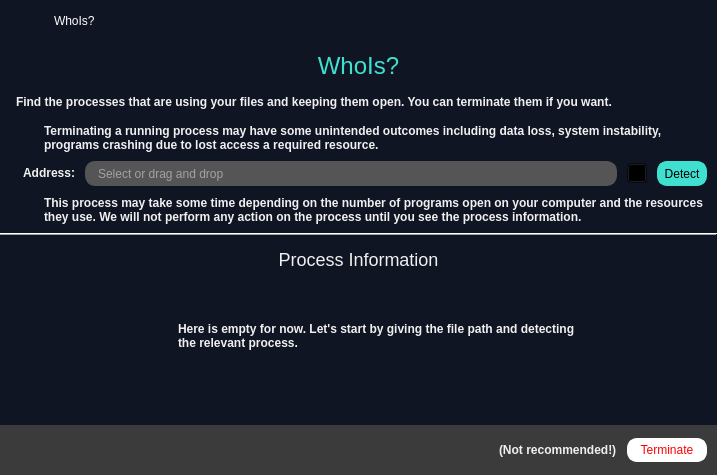
<?xml version="1.0" encoding="UTF-8"?>
<ui version="4.0">
 <class>MainWindow</class>
 <widget class="QMainWindow" name="MainWindow">
  <property name="geometry">
   <rect>
    <x>0</x>
    <y>0</y>
    <width>717</width>
    <height>475</height>
   </rect>
  </property>
  <property name="minimumSize">
   <size>
    <width>698</width>
    <height>475</height>
   </size>
  </property>
  <property name="windowTitle">
   <string>WhoIs?</string>
  </property>
  <property name="styleSheet">
   <string notr="true">QPushButton{
	background-color:transparent;
}

#btn_detect{
	background-color:#40E0D0;
	border:2px solid #40E0D0;
	border-radius:10px;
}

#btn_detect:hover{
	border:2px solid #2BA699;
}

#btn_detect:pressed{
	color:#555555;
}

QLabel{
	color:#F0F0F0;
	font:bold;
}

QLineEdit{
	background-color:#555555;
	border:1px solid #555555;
	border-radius:10px;
	padding-left:10px;
	color:#F0F0F0;
}

QCheckBox{
	color:#F0F0F0;
}

QCheckBox::indicator:checked{
	image:url(&quot;:/yeniÖnek/fifsot_icons/checked_square.png&quot;);
	width:16px;
	height:16px;
}

QCheckBox::indicator:unchecked{
	image:url(&quot;:/yeniÖnek/fifsot_icons/square.png&quot;);
	width:16px;
	height:16px;
}

#whoIs_header{
	color:#40E0D0;
	font:24px;
	padding:0px;
}

#process_info_header{
	font:18px;
	padding:0px;
}

#btn_terminate{
	background-color:#FFFFFF;
	border:2px solid #FFFFFF;
	border-radius:10px;
	color:#FF0000;
}

#btn_terminate:hover{
	background-color:#FF0000;
	border:2px solid #FF0000;
	color:#FFFFFF;
}

#btn_terminate:pressed{
	border:2px solid #3B3B3B;
}

#widget_btn_container{
	background-color:#3B3B3B;
}</string>
  </property>
  <widget class="QWidget" name="centralwidget">
   <property name="styleSheet">
    <string notr="true">#centralwidget{
	background-color:#101524;
}</string>
   </property>
   <layout class="QVBoxLayout" name="verticalLayout_5">
    <property name="leftMargin">
     <number>0</number>
    </property>
    <property name="topMargin">
     <number>0</number>
    </property>
    <property name="rightMargin">
     <number>0</number>
    </property>
    <property name="bottomMargin">
     <number>0</number>
    </property>
    <item>
     <widget class="QWidget" name="widget_frame" native="true">
      <property name="minimumSize">
       <size>
        <width>0</width>
        <height>42</height>
       </size>
      </property>
      <property name="maximumSize">
       <size>
        <width>16777215</width>
        <height>42</height>
       </size>
      </property>
      <property name="styleSheet">
       <string notr="true">QWidget[objectName=&quot;widget_frame&quot;]{
	background-color:#3B3B3B;
}

QPushButton{
	background-color:none;
	border-radius:0px;
}

QLabel{
	background-color:none;
	color:#FFFFFF;
}

#lbl_titlebar_text{
	font:12px;
}

#btn_close_window{
	icon:url(&quot;:/yeniÖnek/fifsot_icons/close_1_white.png&quot;);
}

#btn_close_window:hover{
	icon:url(&quot;:/yeniÖnek/fifsot_icons/close_1_red.png&quot;);
}

#btn_close_window:pressed{
	icon:url(&quot;:/yeniÖnek/fifsot_icons/close_1_white.png&quot;);
}</string>
      </property>
      <layout class="QHBoxLayout" name="horizontalLayout_7">
       <item>
        <widget class="QLabel" name="lbl_titlebar_icon">
         <property name="minimumSize">
          <size>
           <width>24</width>
           <height>24</height>
          </size>
         </property>
         <property name="maximumSize">
          <size>
           <width>24</width>
           <height>24</height>
          </size>
         </property>
         <property name="text">
          <string/>
         </property>
         <property name="pixmap">
          <pixmap resource="../deneme.qrc">:/yeniÖnek/fifsot_icons/F_Icon_1.png</pixmap>
         </property>
         <property name="scaledContents">
          <bool>true</bool>
         </property>
        </widget>
       </item>
       <item>
        <spacer name="horizontalSpacer_5">
         <property name="orientation">
          <enum>Qt::Horizontal</enum>
         </property>
         <property name="sizeType">
          <enum>QSizePolicy::Fixed</enum>
         </property>
         <property name="sizeHint" stdset="0">
          <size>
           <width>15</width>
           <height>20</height>
          </size>
         </property>
        </spacer>
       </item>
       <item>
        <widget class="QLabel" name="lbl_titlebar_text">
         <property name="minimumSize">
          <size>
           <width>0</width>
           <height>24</height>
          </size>
         </property>
         <property name="maximumSize">
          <size>
           <width>16777215</width>
           <height>24</height>
          </size>
         </property>
         <property name="text">
          <string>WhoIs?</string>
         </property>
        </widget>
       </item>
       <item>
        <spacer name="horizontalSpacer_2">
         <property name="orientation">
          <enum>Qt::Horizontal</enum>
         </property>
         <property name="sizeHint" stdset="0">
          <size>
           <width>330</width>
           <height>20</height>
          </size>
         </property>
        </spacer>
       </item>
       <item>
        <widget class="QPushButton" name="btn_close_window">
         <property name="minimumSize">
          <size>
           <width>24</width>
           <height>24</height>
          </size>
         </property>
         <property name="maximumSize">
          <size>
           <width>24</width>
           <height>24</height>
          </size>
         </property>
         <property name="text">
          <string/>
         </property>
        </widget>
       </item>
      </layout>
     </widget>
    </item>
    <item>
     <widget class="QLabel" name="whoIs_header">
      <property name="minimumSize">
       <size>
        <width>590</width>
        <height>35</height>
       </size>
      </property>
      <property name="maximumSize">
       <size>
        <width>16777215</width>
        <height>35</height>
       </size>
      </property>
      <property name="font">
       <font>
        <pointsize>-1</pointsize>
        <weight>50</weight>
        <italic>false</italic>
        <bold>false</bold>
       </font>
      </property>
      <property name="text">
       <string>WhoIs?</string>
      </property>
      <property name="alignment">
       <set>Qt::AlignCenter</set>
      </property>
     </widget>
    </item>
    <item>
     <widget class="QLabel" name="whoIs_text">
      <property name="minimumSize">
       <size>
        <width>590</width>
        <height>25</height>
       </size>
      </property>
      <property name="maximumSize">
       <size>
        <width>16777215</width>
        <height>25</height>
       </size>
      </property>
      <property name="text">
       <string>Find the processes that are using your files and keeping them open. You can terminate them if you want.</string>
      </property>
      <property name="indent">
       <number>16</number>
      </property>
     </widget>
    </item>
    <item>
     <layout class="QHBoxLayout" name="horizontalLayout_10">
      <property name="spacing">
       <number>10</number>
      </property>
      <property name="leftMargin">
       <number>10</number>
      </property>
      <property name="rightMargin">
       <number>10</number>
      </property>
      <item>
       <widget class="QLabel" name="whoIs_disclaimer_icon">
        <property name="minimumSize">
         <size>
          <width>24</width>
          <height>24</height>
         </size>
        </property>
        <property name="maximumSize">
         <size>
          <width>24</width>
          <height>24</height>
         </size>
        </property>
        <property name="text">
         <string/>
        </property>
        <property name="pixmap">
         <pixmap resource="../deneme.qrc">:/yeniÖnek/fifsot_icons/disclaimer_red.png</pixmap>
        </property>
        <property name="scaledContents">
         <bool>true</bool>
        </property>
       </widget>
      </item>
      <item>
       <widget class="QLabel" name="whoIs_disclaimer_text">
        <property name="minimumSize">
         <size>
          <width>550</width>
          <height>35</height>
         </size>
        </property>
        <property name="maximumSize">
         <size>
          <width>16777215</width>
          <height>35</height>
         </size>
        </property>
        <property name="text">
         <string>Terminating a running process may have some unintended outcomes including data loss, system instability, programs crashing due to lost access a required resource.</string>
        </property>
        <property name="wordWrap">
         <bool>true</bool>
        </property>
       </widget>
      </item>
     </layout>
    </item>
    <item>
     <layout class="QHBoxLayout" name="horizontalLayout_2">
      <property name="spacing">
       <number>10</number>
      </property>
      <property name="rightMargin">
       <number>10</number>
      </property>
      <item>
       <layout class="QHBoxLayout" name="horizontalLayout">
        <item>
         <widget class="QLabel" name="lbl_address">
          <property name="minimumSize">
           <size>
            <width>75</width>
            <height>20</height>
           </size>
          </property>
          <property name="maximumSize">
           <size>
            <width>75</width>
            <height>20</height>
           </size>
          </property>
          <property name="text">
           <string>Address:</string>
          </property>
          <property name="alignment">
           <set>Qt::AlignRight|Qt::AlignTrailing|Qt::AlignVCenter</set>
          </property>
         </widget>
        </item>
        <item>
         <widget class="CustomLineEdit" name="lineEdit_address">
          <property name="minimumSize">
           <size>
            <width>430</width>
            <height>25</height>
           </size>
          </property>
          <property name="maximumSize">
           <size>
            <width>16777215</width>
            <height>25</height>
           </size>
          </property>
          <property name="placeholderText">
           <string>Select or drag and drop</string>
          </property>
          <property name="clearButtonEnabled">
           <bool>true</bool>
          </property>
         </widget>
        </item>
        <item>
         <widget class="QPushButton" name="btn_openDialog_address">
          <property name="minimumSize">
           <size>
            <width>20</width>
            <height>20</height>
           </size>
          </property>
          <property name="maximumSize">
           <size>
            <width>20</width>
            <height>20</height>
           </size>
          </property>
          <property name="text">
           <string/>
          </property>
          <property name="icon">
           <iconset resource="../deneme.qrc">
            <normaloff>:/yeniÖnek/fifsot_icons/open_file_dialog.png</normaloff>:/yeniÖnek/fifsot_icons/open_file_dialog.png</iconset>
          </property>
          <property name="iconSize">
           <size>
            <width>20</width>
            <height>20</height>
           </size>
          </property>
         </widget>
        </item>
       </layout>
      </item>
      <item>
       <widget class="QPushButton" name="btn_detect">
        <property name="minimumSize">
         <size>
          <width>50</width>
          <height>25</height>
         </size>
        </property>
        <property name="maximumSize">
         <size>
          <width>50</width>
          <height>25</height>
         </size>
        </property>
        <property name="text">
         <string>Detect</string>
        </property>
       </widget>
      </item>
     </layout>
    </item>
    <item>
     <layout class="QHBoxLayout" name="horizontalLayout_11">
      <property name="spacing">
       <number>10</number>
      </property>
      <property name="leftMargin">
       <number>10</number>
      </property>
      <property name="rightMargin">
       <number>0</number>
      </property>
      <item>
       <widget class="QLabel" name="whoIs_hint_icon">
        <property name="minimumSize">
         <size>
          <width>24</width>
          <height>24</height>
         </size>
        </property>
        <property name="maximumSize">
         <size>
          <width>24</width>
          <height>24</height>
         </size>
        </property>
        <property name="text">
         <string/>
        </property>
        <property name="pixmap">
         <pixmap resource="../deneme.qrc">:/yeniÖnek/fifsot_icons/hint_icon.png</pixmap>
        </property>
        <property name="scaledContents">
         <bool>true</bool>
        </property>
       </widget>
      </item>
      <item>
       <widget class="QLabel" name="lbl_info">
        <property name="minimumSize">
         <size>
          <width>620</width>
          <height>35</height>
         </size>
        </property>
        <property name="maximumSize">
         <size>
          <width>16777215</width>
          <height>35</height>
         </size>
        </property>
        <property name="text">
         <string>This process may take some time depending on the number of programs open on your computer and the resources they use. We will not perform any action on the process until you see the process information.</string>
        </property>
        <property name="wordWrap">
         <bool>true</bool>
        </property>
        <property name="indent">
         <number>0</number>
        </property>
       </widget>
      </item>
     </layout>
    </item>
    <item>
     <widget class="QFrame" name="frame">
      <property name="frameShape">
       <enum>QFrame::HLine</enum>
      </property>
      <property name="frameShadow">
       <enum>QFrame::Raised</enum>
      </property>
     </widget>
    </item>
    <item>
     <widget class="QLabel" name="process_info_header">
      <property name="minimumSize">
       <size>
        <width>590</width>
        <height>35</height>
       </size>
      </property>
      <property name="maximumSize">
       <size>
        <width>16777215</width>
        <height>35</height>
       </size>
      </property>
      <property name="font">
       <font>
        <pointsize>-1</pointsize>
        <weight>50</weight>
        <italic>false</italic>
        <bold>false</bold>
       </font>
      </property>
      <property name="text">
       <string>Process Information</string>
      </property>
      <property name="alignment">
       <set>Qt::AlignCenter</set>
      </property>
     </widget>
    </item>
    <item>
     <widget class="QStackedWidget" name="stackedWidget">
      <property name="minimumSize">
       <size>
        <width>681</width>
        <height>70</height>
       </size>
      </property>
      <property name="maximumSize">
       <size>
        <width>16777215</width>
        <height>151</height>
       </size>
      </property>
      <property name="styleSheet">
       <string notr="true">#stackedWidget #page_start, #page_info, #page_loading{
	background-color:#101524;
}</string>
      </property>
      <property name="currentIndex">
       <number>0</number>
      </property>
      <widget class="QWidget" name="page_start">
       <layout class="QGridLayout" name="gridLayout_2">
        <item row="0" column="0">
         <layout class="QVBoxLayout" name="verticalLayout">
          <item>
           <spacer name="verticalSpacer">
            <property name="orientation">
             <enum>Qt::Vertical</enum>
            </property>
            <property name="sizeHint" stdset="0">
             <size>
              <width>20</width>
              <height>38</height>
             </size>
            </property>
           </spacer>
          </item>
          <item>
           <layout class="QHBoxLayout" name="horizontalLayout_4">
            <item>
             <spacer name="horizontalSpacer">
              <property name="orientation">
               <enum>Qt::Horizontal</enum>
              </property>
              <property name="sizeHint" stdset="0">
               <size>
                <width>40</width>
                <height>20</height>
               </size>
              </property>
             </spacer>
            </item>
            <item>
             <layout class="QHBoxLayout" name="horizontalLayout_3">
              <item>
               <widget class="QLabel" name="lbl_start_icon">
                <property name="minimumSize">
                 <size>
                  <width>32</width>
                  <height>32</height>
                 </size>
                </property>
                <property name="maximumSize">
                 <size>
                  <width>32</width>
                  <height>32</height>
                 </size>
                </property>
                <property name="text">
                 <string/>
                </property>
                <property name="pixmap">
                 <pixmap resource="../deneme.qrc">:/yeniÖnek/fifsot_icons/get_started_1_blue.png</pixmap>
                </property>
                <property name="scaledContents">
                 <bool>true</bool>
                </property>
               </widget>
              </item>
              <item>
               <widget class="QLabel" name="lbl_start_text">
                <property name="minimumSize">
                 <size>
                  <width>400</width>
                  <height>32</height>
                 </size>
                </property>
                <property name="maximumSize">
                 <size>
                  <width>16777215</width>
                  <height>32</height>
                 </size>
                </property>
                <property name="text">
                 <string>Here is empty for now. Let's start by giving the file path and detecting the relevant process.</string>
                </property>
                <property name="scaledContents">
                 <bool>false</bool>
                </property>
                <property name="wordWrap">
                 <bool>true</bool>
                </property>
               </widget>
              </item>
             </layout>
            </item>
            <item>
             <spacer name="horizontalSpacer_3">
              <property name="orientation">
               <enum>Qt::Horizontal</enum>
              </property>
              <property name="sizeHint" stdset="0">
               <size>
                <width>40</width>
                <height>20</height>
               </size>
              </property>
             </spacer>
            </item>
           </layout>
          </item>
          <item>
           <spacer name="verticalSpacer_2">
            <property name="orientation">
             <enum>Qt::Vertical</enum>
            </property>
            <property name="sizeHint" stdset="0">
             <size>
              <width>20</width>
              <height>68</height>
             </size>
            </property>
           </spacer>
          </item>
         </layout>
        </item>
       </layout>
      </widget>
      <widget class="QWidget" name="page_info">
       <layout class="QGridLayout" name="gridLayout_4">
        <item row="0" column="0">
         <layout class="QHBoxLayout" name="horizontalLayout_5">
          <item>
           <spacer name="horizontalSpacer_4">
            <property name="orientation">
             <enum>Qt::Horizontal</enum>
            </property>
            <property name="sizeHint" stdset="0">
             <size>
              <width>40</width>
              <height>20</height>
             </size>
            </property>
           </spacer>
          </item>
          <item>
           <layout class="QVBoxLayout" name="verticalLayout_2">
            <item>
             <widget class="QLabel" name="lbl_process_name_header">
              <property name="minimumSize">
               <size>
                <width>0</width>
                <height>25</height>
               </size>
              </property>
              <property name="text">
               <string>Process Name</string>
              </property>
              <property name="alignment">
               <set>Qt::AlignCenter</set>
              </property>
             </widget>
            </item>
            <item>
             <widget class="QLabel" name="lbl_process_name">
              <property name="minimumSize">
               <size>
                <width>0</width>
                <height>25</height>
               </size>
              </property>
              <property name="text">
               <string>None</string>
              </property>
              <property name="alignment">
               <set>Qt::AlignCenter</set>
              </property>
             </widget>
            </item>
           </layout>
          </item>
          <item>
           <spacer name="horizontalSpacer_7">
            <property name="orientation">
             <enum>Qt::Horizontal</enum>
            </property>
            <property name="sizeType">
             <enum>QSizePolicy::Fixed</enum>
            </property>
            <property name="sizeHint" stdset="0">
             <size>
              <width>40</width>
              <height>20</height>
             </size>
            </property>
           </spacer>
          </item>
          <item>
           <layout class="QVBoxLayout" name="verticalLayout_3">
            <item>
             <widget class="QLabel" name="lbl_process_id_header">
              <property name="minimumSize">
               <size>
                <width>0</width>
                <height>25</height>
               </size>
              </property>
              <property name="text">
               <string>Process ID</string>
              </property>
              <property name="alignment">
               <set>Qt::AlignCenter</set>
              </property>
             </widget>
            </item>
            <item>
             <widget class="QLabel" name="lbl_process_id">
              <property name="minimumSize">
               <size>
                <width>0</width>
                <height>25</height>
               </size>
              </property>
              <property name="text">
               <string>None</string>
              </property>
              <property name="alignment">
               <set>Qt::AlignCenter</set>
              </property>
             </widget>
            </item>
           </layout>
          </item>
          <item>
           <spacer name="horizontalSpacer_6">
            <property name="orientation">
             <enum>Qt::Horizontal</enum>
            </property>
            <property name="sizeHint" stdset="0">
             <size>
              <width>40</width>
              <height>20</height>
             </size>
            </property>
           </spacer>
          </item>
         </layout>
        </item>
        <item row="1" column="0">
         <spacer name="verticalSpacer_5">
          <property name="orientation">
           <enum>Qt::Vertical</enum>
          </property>
          <property name="sizeHint" stdset="0">
           <size>
            <width>20</width>
            <height>40</height>
           </size>
          </property>
         </spacer>
        </item>
       </layout>
      </widget>
      <widget class="QWidget" name="page_loading">
       <layout class="QGridLayout" name="gridLayout">
        <item row="0" column="0">
         <layout class="QVBoxLayout" name="verticalLayout_4">
          <item>
           <spacer name="verticalSpacer_3">
            <property name="orientation">
             <enum>Qt::Vertical</enum>
            </property>
            <property name="sizeHint" stdset="0">
             <size>
              <width>20</width>
              <height>38</height>
             </size>
            </property>
           </spacer>
          </item>
          <item>
           <layout class="QHBoxLayout" name="horizontalLayout_8">
            <item>
             <spacer name="horizontalSpacer_9">
              <property name="orientation">
               <enum>Qt::Horizontal</enum>
              </property>
              <property name="sizeHint" stdset="0">
               <size>
                <width>40</width>
                <height>20</height>
               </size>
              </property>
             </spacer>
            </item>
            <item>
             <layout class="QHBoxLayout" name="horizontalLayout_9">
              <item>
               <widget class="QLabel" name="lbl_loading_icon">
                <property name="minimumSize">
                 <size>
                  <width>32</width>
                  <height>32</height>
                 </size>
                </property>
                <property name="maximumSize">
                 <size>
                  <width>32</width>
                  <height>32</height>
                 </size>
                </property>
                <property name="text">
                 <string/>
                </property>
                <property name="pixmap">
                 <pixmap resource="../deneme.qrc">:/yeniÖnek/fifsot_icons/get_started_1_blue.png</pixmap>
                </property>
                <property name="scaledContents">
                 <bool>true</bool>
                </property>
               </widget>
              </item>
              <item>
               <widget class="QLabel" name="lbl_loading_text">
                <property name="minimumSize">
                 <size>
                  <width>260</width>
                  <height>32</height>
                 </size>
                </property>
                <property name="maximumSize">
                 <size>
                  <width>16777215</width>
                  <height>32</height>
                 </size>
                </property>
                <property name="text">
                 <string>We're working on it, it may take some time.</string>
                </property>
                <property name="scaledContents">
                 <bool>false</bool>
                </property>
                <property name="wordWrap">
                 <bool>true</bool>
                </property>
               </widget>
              </item>
             </layout>
            </item>
            <item>
             <spacer name="horizontalSpacer_10">
              <property name="orientation">
               <enum>Qt::Horizontal</enum>
              </property>
              <property name="sizeHint" stdset="0">
               <size>
                <width>40</width>
                <height>20</height>
               </size>
              </property>
             </spacer>
            </item>
           </layout>
          </item>
          <item>
           <spacer name="verticalSpacer_4">
            <property name="orientation">
             <enum>Qt::Vertical</enum>
            </property>
            <property name="sizeHint" stdset="0">
             <size>
              <width>20</width>
              <height>68</height>
             </size>
            </property>
           </spacer>
          </item>
         </layout>
        </item>
       </layout>
      </widget>
     </widget>
    </item>
    <item>
     <widget class="QWidget" name="widget_btn_container" native="true">
      <property name="minimumSize">
       <size>
        <width>590</width>
        <height>50</height>
       </size>
      </property>
      <property name="maximumSize">
       <size>
        <width>16777215</width>
        <height>50</height>
       </size>
      </property>
      <layout class="QGridLayout" name="gridLayout_3">
       <property name="leftMargin">
        <number>0</number>
       </property>
       <property name="topMargin">
        <number>0</number>
       </property>
       <property name="rightMargin">
        <number>0</number>
       </property>
       <property name="bottomMargin">
        <number>0</number>
       </property>
       <property name="spacing">
        <number>0</number>
       </property>
       <item row="0" column="0">
        <layout class="QHBoxLayout" name="horizontalLayout_6">
         <property name="spacing">
          <number>10</number>
         </property>
         <property name="leftMargin">
          <number>0</number>
         </property>
         <property name="rightMargin">
          <number>10</number>
         </property>
         <item>
          <spacer name="horizontalSpacer_8">
           <property name="orientation">
            <enum>Qt::Horizontal</enum>
           </property>
           <property name="sizeHint" stdset="0">
            <size>
             <width>40</width>
             <height>20</height>
            </size>
           </property>
          </spacer>
         </item>
         <item>
          <widget class="QLabel" name="lbl_not_recommended">
           <property name="text">
            <string>(Not recommended!)</string>
           </property>
          </widget>
         </item>
         <item>
          <widget class="QPushButton" name="btn_terminate">
           <property name="minimumSize">
            <size>
             <width>80</width>
             <height>24</height>
            </size>
           </property>
           <property name="maximumSize">
            <size>
             <width>80</width>
             <height>24</height>
            </size>
           </property>
           <property name="text">
            <string>Terminate</string>
           </property>
          </widget>
         </item>
        </layout>
       </item>
      </layout>
     </widget>
    </item>
   </layout>
  </widget>
 </widget>
 <customwidgets>
  <customwidget>
   <class>CustomLineEdit</class>
   <extends>QLineEdit</extends>
   <header>Customs.CustomLineEdit</header>
  </customwidget>
 </customwidgets>
 <resources>
  <include location="../deneme.qrc"/>
  <include location="../../anaconda3/Library/deneme.qrc"/>
 </resources>
 <connections/>
</ui>
